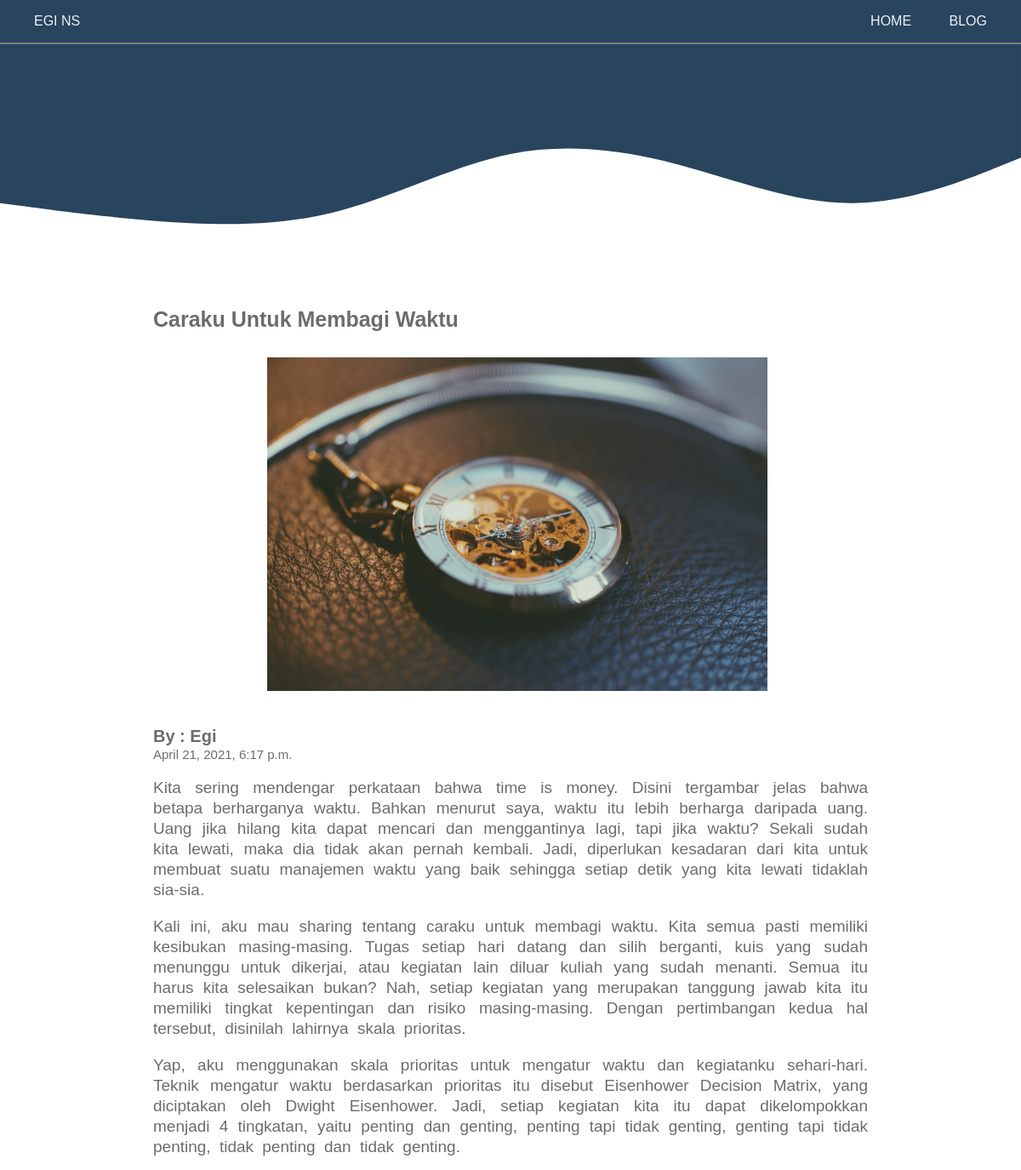
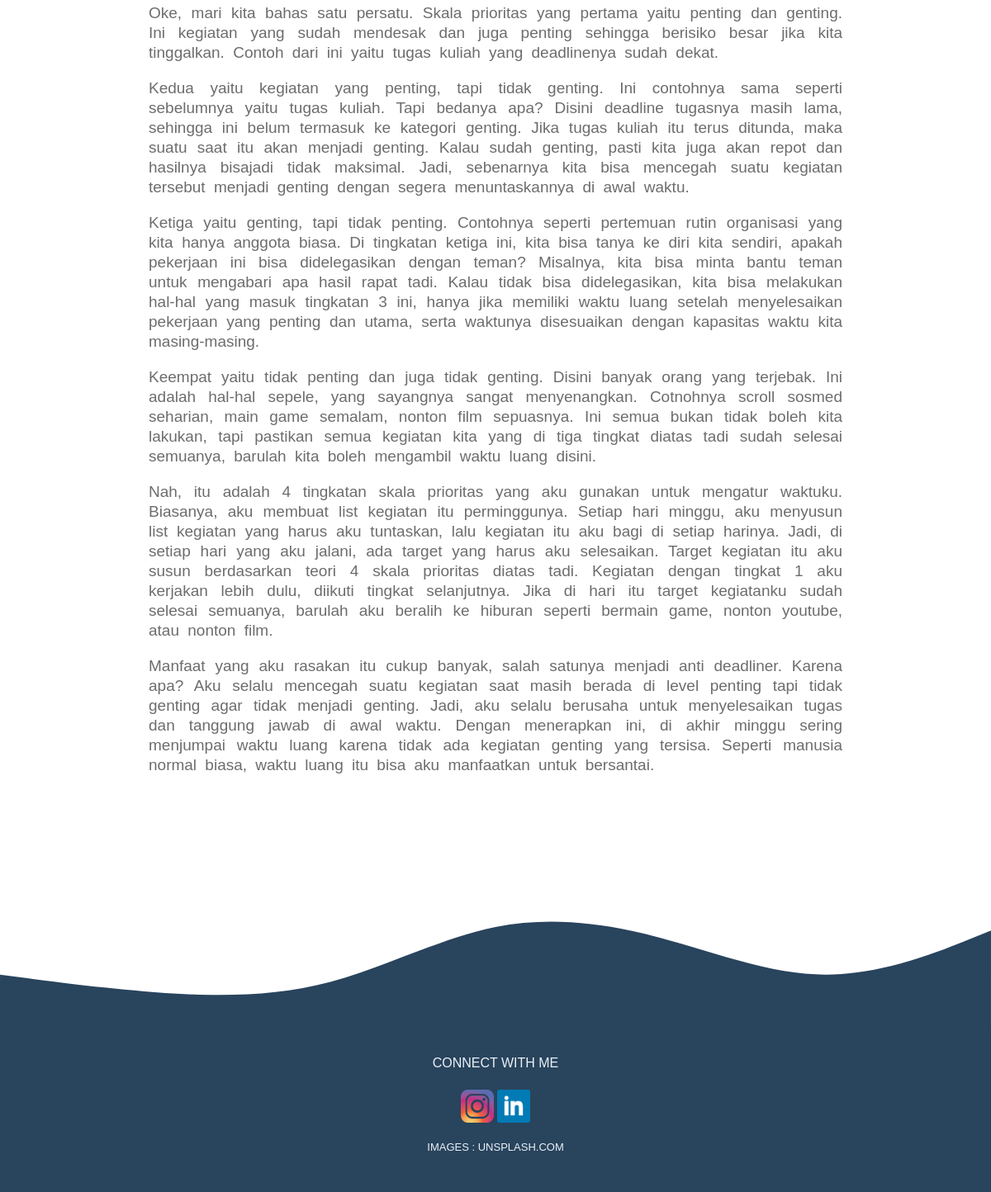
The app's page /blog/5 with its own data (2 pictures, top to bottom).
### myblog/models.py (models this page shows, shortened)
class Halaman(models.Model):
    gambar = models.ImageField(null=True, upload_to="static/image")
    judul = models.CharField(max_length=50)
    penulis = models.CharField(max_length=40)
    waktu = models.DateTimeField(auto_now_add=True)
    ringkasan = models.CharField(max_length=200, null=True)
    artikel = models.TextField()

### myblog/views.py (the view)
# urls.py: path('blog/<int:id_halaman>', full_artikel, name="full_artikel")
def full_artikel(request, id_halaman):
    artk = Halaman.objects.get(id=id_halaman)
    konteks = {
        'artk' : artk,
    }
    return render(request, 'full-artikel.html', konteks)

### myblog/templates/full-artikel.html (shortened to what this page needs)
{% load static %}
<!DOCTYPE html>
<html lang="en">
<head>
    <link rel="stylesheet" href="{% static 'css/artikelstyle.css' %}">
</head>
<div class="bar">
    <div class="egi">EGI NS</div>
    <a href="{% url 'home' %}" id="home">HOME</a>
    <a href="/blog/" id="blog">BLOG</a>
</div>
<body>
    <div class="artikel" >
        <h2>{{artk.judul}}</h2> <br><br><br>
        <img src="{{artk.gambar.url}}"/>
        <h5>By : {{artk.penulis}} <br>
            <span id='waktu'>{{artk.waktu}}</span></h5>
        <p>{{artk.artikel|linebreaks}}</p>
    </div>
    <div class="contact">
        <p>CONNECT WITH ME</p>
        <a href="https://www.instagram.com/egi_ns27" target="_blank"><img src="../../static/image/ig.png" alt="Instagram"></a>
        <a href="https://www.linkedin.com/in/eginawwarsukma/" target="_blank"><img src="../../static/image/linkedin.png" alt="Linkedin"></a>
        <div class="unsplash">IMAGES : <a href="https://www.unsplash.com" target="_blank">UNSPLASH.COM</a></div>
    </div>
</body>
</html>

### static/css/artikelstyle.css (style rules this page uses)
html, body, div, span, applet, object, iframe, h1, h2, h3, h4, h5, h6, blockquote, pre, a, abbr, acronym, address, big, cite, code, del, dfn, em, img, ins, kbd, q, s, samp, small, strike, strong, sub, sup, tt, var, b, u, i, center, dl, dt, dd, ol, ul, li, fieldset, form, label, legend, table, caption, tbody, tfoot, thead, tr, th, td, article, aside, canvas, details, embed, figure, figcaption, footer, header, hgroup, menu, nav, output, ruby, section, summary, time, mark, audio, video { margin: 0; padding: 0; border: 0; font-size: 100%; font: inherit; vertical-align: baseline; }
body { line-height: 1; }
html { scroll-behavior: smooth; }
.header, body { font-family: 'Gill Sans', 'Gill Sans MT', Calibri, 'Trebuchet MS', sans-serif; color: rgba(0, 0, 0, 0.575); }
.bar { height: 50px; background-color: #29445d; text-align: end; line-height: 50px; border-bottom: 2px solid gray; }
.bar .egi { text-align: left; font-size: 16px; color: #ebf2f8; position: relative; margin-left: 40px; }
.bar a { font-size: 16px; color: #ebf2f8; position:relative; top: -50px; margin-right: 40px; text-decoration: none; }
.artikel { padding: 3% 15%; text-align: justify; font-size: 19px; }
.artikel p { word-spacing: 5px; line-height: 24px; }
.artikel img { margin-top: -30px; margin-bottom: 20px; width: 70%; margin-left: 16%; margin-right: auto; }
.artikel h2, .artikel h2, .artikel h2 { font-size: 25px; font-weight: bolder; margin: 5px 0px; }
.artikel h5, .artikel h5, .artikel h5 { font-size: 20px; font-weight: bolder; margin: 20px 0px 7px 0px; }
.artikel h5 #waktu { font-size: 15px; font-weight: lighter; }
.contact { margin-top: -20px; background-color:#29445d; height: 200px; text-align: center; color:#ebf2f8; padding-top: 20px; box-sizing: border-box; }
.contact img { height: 40px; margin-top: 8px; display: inline-block; }
.unsplash { font-size: 13px; color:#ebf2f8; margin-top: 20px; }
.unsplash a { text-decoration: none; color:#ebf2f8; }

### records on screen
Halaman: judul "Caraku Untuk Membagi Waktu", gambar (picture), penulis "Egi", waktu "April 21, 2021, 6:17 p.m.", artikel "Kita sering mendengar perkataan bahwa time is money. Disini tergambar jelas bahwa betapa berharganya waktu. Bahkan menurut saya, waktu itu lebih berharga daripada uang. Uang jika hilang kita dapat mencari dan menggantinya lagi, tapi jika waktu? Sekali sudah kita lewati, maka dia tidak akan pernah kembali. Jadi, diperlukan kesadaran dari kita untuk membuat suatu manajemen waktu yang baik sehingga setiap detik yang kita lewati tidaklah sia-sia. Kali ini, aku mau sharing tentang caraku untuk membagi waktu. Kita semua pasti memiliki kesibukan masing-masing. Tugas setiap hari datang dan silih berganti, kuis yang sudah menunggu untuk dikerjai, atau kegiatan lain diluar kuliah yang sudah menanti.…"
